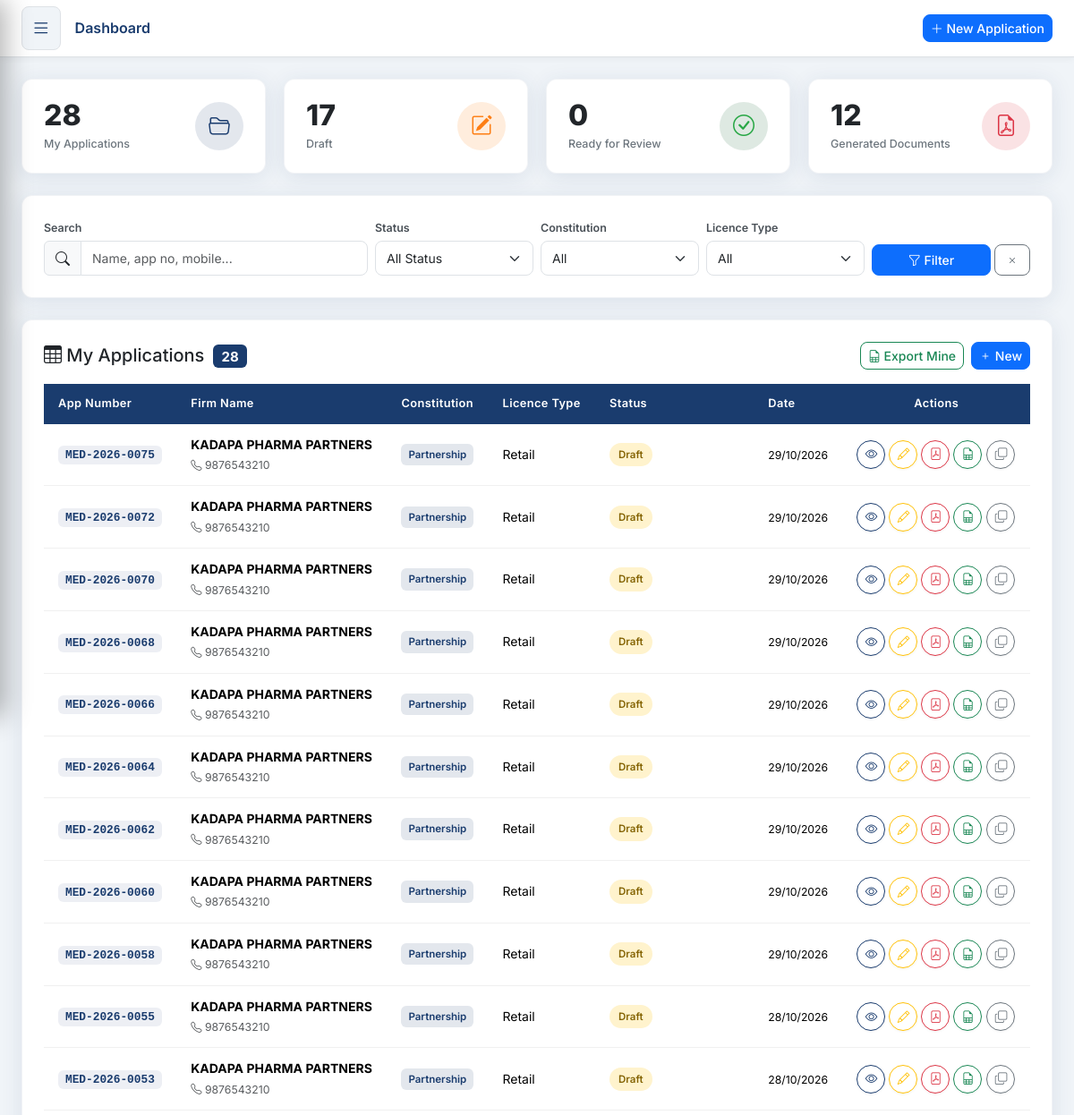
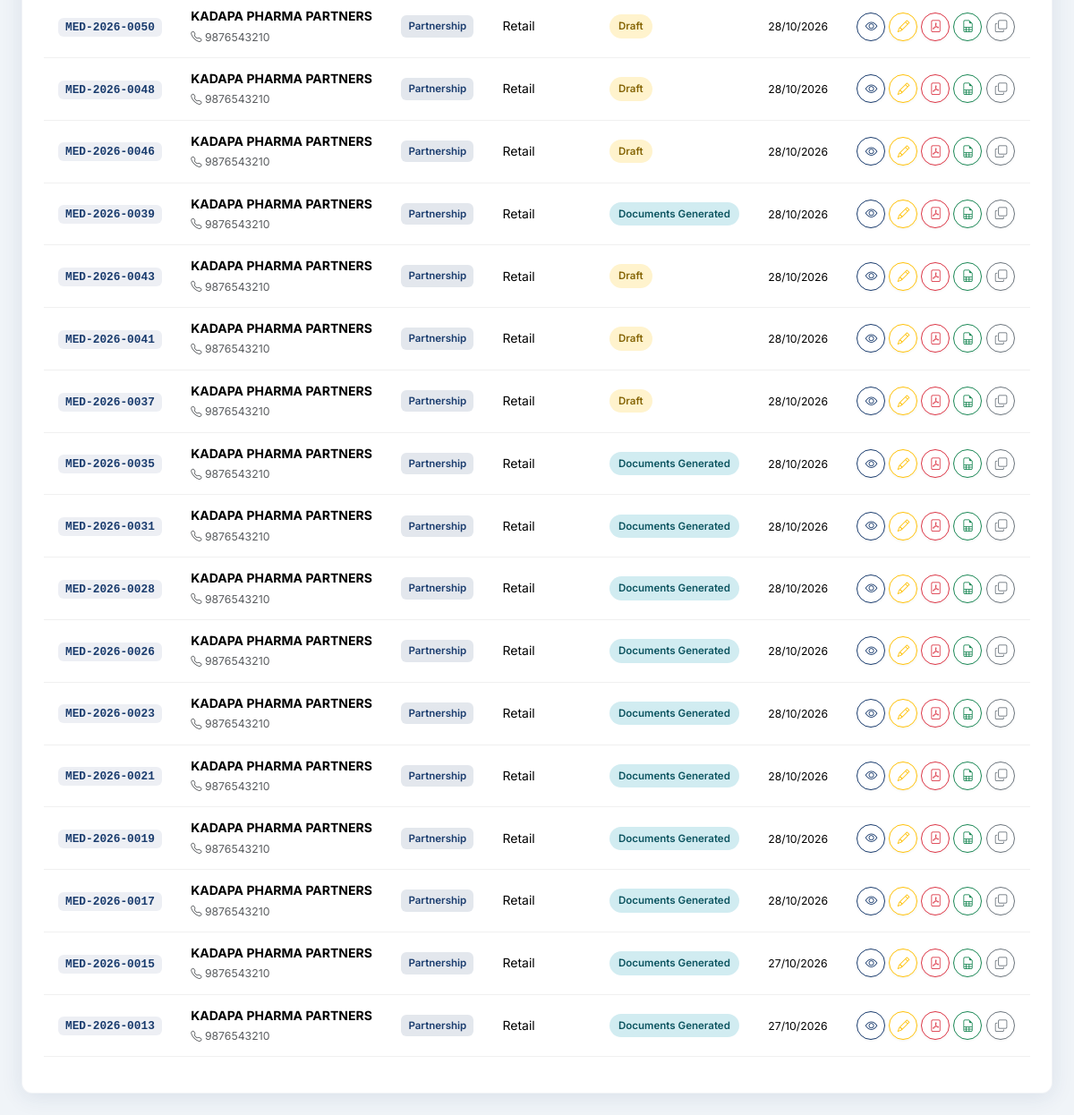
Before: / (signed in) with the older database file (2 pictures, top to bottom).
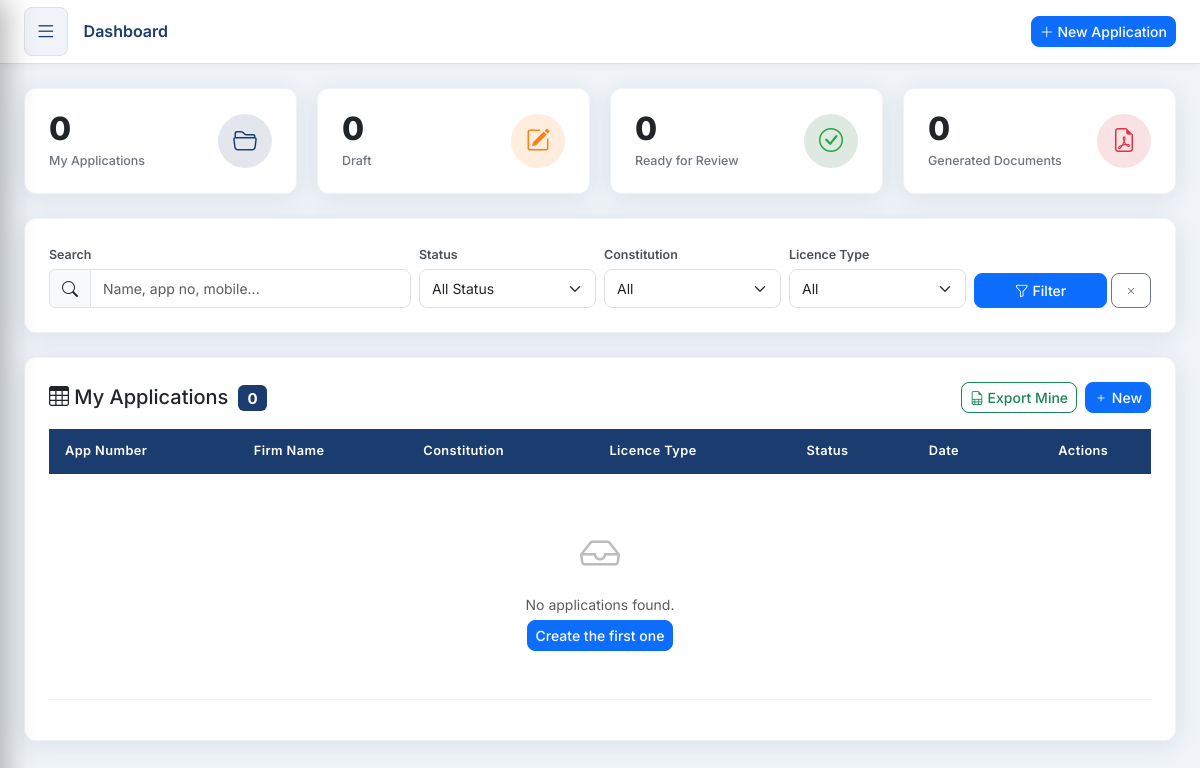
After: the same page with the newer database file.
### app/models/application.py (models this page shows, shortened)
class Application(db.Model):
    __tablename__ = 'applications'
    id = db.Column(db.Integer, primary_key=True)
    app_number = db.Column(db.String(20), unique=True, nullable=False, index=True)
    app_date = db.Column(db.Date, default=date.today)
    licence_category = db.Column(db.String(30), default='new')  # new
    licence_type = db.Column(db.String(20), nullable=False)     # retail | wholesale | both
    licence_forms = db.Column(db.String(100))                   # e.g. Form 20,Form 21
    status = db.Column(db.String(20), default='draft')
    business_constitution = db.Column(db.String(30))
    created_by = db.Column(db.Integer, db.ForeignKey('users.id'))
    created_at = db.Column(db.DateTime, default=lambda: datetime.now(timezone.utc))
    updated_at = db.Column(db.DateTime,
                           default=lambda: datetime.now(timezone.utc),
                           onupdate=lambda: datetime.now(timezone.utc))
    is_archived = db.Column(db.Boolean, default=False)
    creator = db.relationship('User', foreign_keys=[created_by])
    business_details = db.relationship('BusinessDetails', back_populates='application',
                                       uselist=False, cascade='all, delete-orphan')
    partners = db.relationship('Partner', back_populates='application',
                               cascade='all, delete-orphan', order_by='Partner.partner_number')
    premises = db.relationship('Premises', back_populates='application',
                               uselist=False, cascade='all, delete-orphan')
    building_owners = db.relationship('BuildingOwner', back_populates='application',
                                      cascade='all, delete-orphan',
                                      order_by='BuildingOwner.id')
    pharmacists = db.relationship('Pharmacist', back_populates='application',
                                  cascade='all, delete-orphan',
                                  order_by='Pharmacist.id')
    declarations = db.relationship('Declaration', back_populates='application',
                                   cascade='all, delete-orphan')
    payments = db.relationship('Payment', back_populates='application',
                               cascade='all, delete-orphan')
    attachments = db.relationship('Attachment', back_populates='application',
                                  cascade='all, delete-orphan')
    generated_documents = db.relationship('GeneratedDocument', back_populates='application',
                                          cascade='all, delete-orphan',
                                          order_by='GeneratedDocument.created_at.desc()')
    history = db.relationship('ApplicationHistory', back_populates='application',
                              cascade='all, delete-orphan',
                              order_by='ApplicationHistory.created_at.desc()')

### app/models/business_details.py (models this page shows, shortened)
class BusinessDetails(db.Model):
    __tablename__ = 'business_details'
    id = db.Column(db.Integer, primary_key=True)
    application_id = db.Column(db.Integer, db.ForeignKey('applications.id'),
                               nullable=False, unique=True)
    firm_name = db.Column(db.String(200))
    trading_name = db.Column(db.String(200))
    firm_reg_number = db.Column(db.String(100))
    gst_number = db.Column(db.String(30))
    pan = db.Column(db.String(20))
    email = db.Column(db.String(120))
    mobile = db.Column(db.String(15))
    alt_contact = db.Column(db.String(15))
    commencement_date = db.Column(db.Date, nullable=True)
    assessment_number = db.Column(db.String(50))
    door_number = db.Column(db.String(50))
    floor = db.Column(db.String(30))
    street = db.Column(db.String(200))
    village = db.Column(db.String(100))
    gram_panchayat = db.Column(db.String(100))
    mandal = db.Column(db.String(100))
    district = db.Column(db.String(100))
    state = db.Column(db.String(100))
    pincode = db.Column(db.String(10))
    full_address = db.Column(db.Text)
    proprietor_name = db.Column(db.String(200))
    proprietor_father_husband = db.Column(db.String(200))
    proprietor_dob = db.Column(db.Date, nullable=True)
    proprietor_residential_address = db.Column(db.Text)
    proprietor_mobile = db.Column(db.String(15))
    proprietor_email = db.Column(db.String(120))
    proprietor_pan = db.Column(db.String(20))
    proprietor_id_doc_details = db.Column(db.String(200))
    llp_name = db.Column(db.String(200))
    llpin = db.Column(db.String(50))
    llp_registration_date = db.Column(db.Date, nullable=True)
    llp_registered_office = db.Column(db.Text)
    llp_authorized_signatory = db.Column(db.String(200))
    company_name = db.Column(db.String(200))
    cin = db.Column(db.String(50))
    incorporation_date = db.Column(db.Date, nullable=True)
    company_registered_office = db.Column(db.Text)
    company_authorized_signatory = db.Column(db.String(200))
    deed_date = db.Column(db.Date, nullable=True)
    deed_registration_details = db.Column(db.String(200))
    deed_registered_office = db.Column(db.Text)
    other_constitution_desc = db.Column(db.String(200))
    application = db.relationship('Application', back_populates='business_details')

### app/dashboard/routes.py (the view, shortened to what this page needs)
@dashboard_bp.route('/')
@login_required
def index():
    q = request.args.get('q', '').strip()
    status_filter = request.args.get('status', '')
    constitution_filter = request.args.get('constitution', '')
    licence_filter = request.args.get('licence_type', '')
    query = Application.query.filter_by(is_archived=False)
    if current_user.role != 'admin':
        query = query.filter(Application.created_by == current_user.id)
    if status_filter:
        query = query.filter(Application.status == status_filter)
    if constitution_filter:
        query = query.filter(Application.business_constitution == constitution_filter)
    if licence_filter:
        query = query.filter(Application.licence_type == licence_filter)
    applications = query.order_by(Application.updated_at.desc()).all()
    if current_user.role != 'admin':
        total = Application.query.filter_by(is_archived=False, created_by=current_user.id).count()
        drafts = Application.query.filter_by(status='draft', is_archived=False, created_by=current_user.id).count()
        ready = Application.query.filter_by(status='ready', is_archived=False, created_by=current_user.id).count()
        generated = GeneratedDocument.query.join(Application).filter(
            Application.created_by == current_user.id,
            GeneratedDocument.status == 'current'
        ).count()
        recent = Application.query.filter_by(is_archived=False, created_by=current_user.id).order_by(
            Application.updated_at.desc()).limit(5).all()
    return render_template(
        'dashboard.html',
        applications=applications,
        total=total,
        drafts=drafts,
        ready=ready,
        generated=generated,
        recent=recent,
        q=q,
        status_filter=status_filter,
        constitution_filter=constitution_filter,
        licence_filter=licence_filter,
    )

### app/templates/dashboard.html (shortened to what this page needs)
{% extends 'base.html' %}
{% block page_title %}Dashboard{% endblock %}
{% block content %}
<div class="stats-grid">
    <div class="stat-card stat-total">
        <div class="stat-content">
            <div class="stat-value">{{ total }}</div>
            <div class="stat-label">{% if current_user.role == 'admin' %}Total Applications{% else %}My Applications{% endif %}</div>
        </div>
        <div class="stat-icon"><i class="bi bi-folder2-open"></i></div>
    </div>
    <div class="stat-card stat-draft">
        <div class="stat-content">
            <div class="stat-value">{{ drafts }}</div>
            <div class="stat-label">Draft</div>
        </div>
        <div class="stat-icon"><i class="bi bi-pencil-square"></i></div>
    </div>
    <div class="stat-card stat-ready">
        <div class="stat-content">
            <div class="stat-value">{{ ready }}</div>
            <div class="stat-label">Ready for Review</div>
        </div>
        <div class="stat-icon"><i class="bi bi-check-circle"></i></div>
    </div>
    <div class="stat-card stat-generated">
        <div class="stat-content">
            <div class="stat-value">{{ generated }}</div>
            <div class="stat-label">Generated Documents</div>
        </div>
        <div class="stat-icon"><i class="bi bi-file-earmark-pdf"></i></div>
    </div>
</div>
<div class="card-glass mb-4">
    <form method="GET" action="{{ url_for('dashboard.index') }}" class="filter-form">
        <div class="row g-2 align-items-end">
            <div class="col-md-4">
                <label class="form-label">Search</label>
                <div class="input-group">
                    <span class="input-group-text"><i class="bi bi-search"></i></span>
                    <input type="text" name="q" class="form-control" placeholder="Name, app no, mobile..." value="{{ q }}">
                </div>
            </div>
            <div class="col-md-2">
                <label class="form-label">Status</label>
                <select name="status" class="form-select">
                    <option value="">All Status</option>
                </select>
            </div>
            <div class="col-md-2">
                <label class="form-label">Constitution</label>
                <select name="constitution" class="form-select">
                    <option value="">All</option>
                </select>
            </div>
            <div class="col-md-2">
                <label class="form-label">Licence Type</label>
                <select name="licence_type" class="form-select">
                    <option value="">All</option>
                </select>
            </div>
            <div class="col-md-2">
                <label class="form-label">&nbsp;</label>
                <div class="d-flex gap-1">
                    <button type="submit" class="btn btn-primary flex-fill"><i class="bi bi-funnel"></i> Filter</button>
                    <a href="{{ url_for('dashboard.index') }}" class="btn btn-outline-secondary"><i class="bi bi-x"></i></a>
                </div>
            </div>
        </div>
    </form>
</div>
<div class="card-glass">
    <div class="d-flex justify-content-between align-items-center mb-3">
        <h5 class="mb-0"><i class="bi bi-table"></i> {% if current_user.role == 'admin' %}Applications{% else %}My Applications{% endif %} <span class="badge bg-navy ms-1">{{ applications|length }}</span></h5>
        <div class="d-flex gap-2">
            <a href="{{ url_for('exports.export_all') }}" class="btn btn-outline-success btn-sm btn-excel-sync" id="dashExcelSync" data-export-type="all" data-user-id="{{ current_user.id }}" data-user-role="{{ current_user.role }}">
                <i class="bi bi-file-earmark-spreadsheet"></i> <span class="excel-dash-text">{% if current_user.role == 'admin' %}Export All{% else %}Export Mine{% endif %}</span>
            </a>
            <a href="{{ url_for('applications.new_application') }}" class="btn btn-primary btn-sm">
                <i class="bi bi-plus"></i> New
            </a>
        </div>
    </div>
    <div class="table-responsive">
        <table class="table table-hover align-middle">
            <thead>
                <tr>
                    <th>App Number</th>
                    <th>Firm Name</th>
                    <th>Constitution</th>
                    <th>Licence Type</th>
                    <th>Status</th>
                    <th>Date</th>
                    <th class="text-center">Actions</th>
                </tr>
            </thead>
            <tbody>
            {% for app in applications %}
            <tr>
                <td><span class="app-number">{{ app.app_number }}</span></td>
                <td>
                    {% if app.business_details %}
                        <strong>{{ app.business_details.firm_name or app.business_details.trading_name or '—' }}</strong>
                        {% if app.business_details.mobile %}
                        <br><small class="text-muted"><i class="bi bi-telephone"></i> {{ app.business_details.mobile }}</small>
                        {% endif %}
                    {% else %}
                        <span class="text-muted">—</span>
                    {% endif %}
                </td>
                <td>
                    <span class="badge-constitution badge-{{ app.business_constitution or 'other' }}">
                        {{ (app.business_constitution or '—')|replace('_',' ')|title }}
                    </span>
                </td>
                <td>{{ (app.licence_type or '—')|title }}</td>
                <td><span class="status-badge status-{{ app.status }}">{{ (app.status or '')|replace('_',' ')|title }}</span></td>
                <td><small>{{ app.app_date.strftime('%d/%m/%Y') if app.app_date else '—' }}</small></td>
                <td>
                    <div class="btn-group btn-group-sm">
                        <a href="{{ url_for('applications.view_application', app_id=app.id) }}" class="btn btn-outline-navy" title="View"><i class="bi bi-eye"></i></a>
                        <a href="{{ url_for('applications.edit_application', app_id=app.id) }}" class="btn btn-outline-warning" title="Edit"><i class="bi bi-pencil"></i></a>
                        <a href="{{ url_for('pdf.preview', app_id=app.id) }}" class="btn btn-outline-danger" title="PDF Docs"><i class="bi bi-file-pdf"></i></a>
                        <a href="{{ url_for('exports.export_single', app_id=app.id) }}" class="btn btn-outline-success btn-excel-sync" data-export-type="single" data-app-id="{{ app.id }}" data-app-number="{{ app.app_number }}" title="Export / Update Excel"><i class="bi bi-file-earmark-spreadsheet"></i></a>
                        <form method="POST" action="{{ url_for('applications.duplicate_application', app_id=app.id) }}" class="d-inline">
                            <button type="submit" class="btn btn-outline-secondary" title="Duplicate"><i class="bi bi-copy"></i></button>
                        </form>
                    </div>
                </td>
            </tr>
            {% else %}
            <tr>
                <td colspan="7" class="text-center text-muted py-5">
                    <i class="bi bi-inbox" style="font-size:2.5rem;opacity:0.4"></i>
                    <p class="mt-2 mb-1">No applications found.</p>
                    <a href="{{ url_for('applications.new_application') }}" class="btn btn-primary btn-sm">Create the first one</a>
                </td>
            </tr>
            {% endfor %}
            </tbody>
        </table>
    </div>
</div>
{% endblock %}

### app/templates/base.html (shortened to what this page needs)
<!DOCTYPE html>
<html lang="en">
<head>
    <link href="https://cdn.jsdelivr.net/npm/bootstrap@5.3.2/dist/css/bootstrap.min.css" rel="stylesheet">
    <link href="https://cdn.jsdelivr.net/npm/bootstrap-icons@1.11.3/font/bootstrap-icons.min.css" rel="stylesheet">
    <link href="{{ url_for('static', filename='css/main.css') }}" rel="stylesheet">
</head>
<body>
{% if current_user.is_authenticated %}
<div class="main-wrapper" id="mainWrapper">
    <div class="topbar">
        <button class="sidebar-toggle" id="sidebarToggle" type="button" title="Open Sidebar" aria-label="Open Sidebar">
            <i class="bi bi-list"></i>
        </button>
        <div class="topbar-title">{% block page_title %}Dashboard{% endblock %}</div>
        <div class="topbar-actions">
            <a href="{{ url_for('applications.new_application') }}" class="btn btn-primary btn-sm">
                <i class="bi bi-plus-lg"></i> New Application
            </a>
        </div>
    </div>
    <main class="main-content">
        {% block content %}{% endblock %}
    </main>
</div>
{% else %}
    {% block auth_content %}{% endblock %}
{% endif %}
</body>
</html>

Changed rows visible on the page:
removed Application: app_number "MED-2026-0075", business_details "KADAPA PHARMA PARTNERS", business_details.mobile "9876543210", business_constitution "Partnership", licence_type "Retail", status "Draft", app_date "29/10/2026"
removed Application: app_number "MED-2026-0072", business_details "KADAPA PHARMA PARTNERS", business_details.mobile "9876543210", business_constitution "Partnership", licence_type "Retail", status "Draft", app_date "29/10/2026"
removed Application: app_number "MED-2026-0070", business_details "KADAPA PHARMA PARTNERS", business_details.mobile "9876543210", business_constitution "Partnership", licence_type "Retail", status "Draft", app_date "29/10/2026"
removed Application: app_number "MED-2026-0068", business_details "KADAPA PHARMA PARTNERS", business_details.mobile "9876543210", business_constitution "Partnership", licence_type "Retail", status "Draft", app_date "29/10/2026"
removed Application: app_number "MED-2026-0066", business_details "KADAPA PHARMA PARTNERS", business_details.mobile "9876543210", business_constitution "Partnership", licence_type "Retail", status "Draft", app_date "29/10/2026"
removed Application: app_number "MED-2026-0064", business_details "KADAPA PHARMA PARTNERS", business_details.mobile "9876543210", business_constitution "Partnership", licence_type "Retail", status "Draft", app_date "29/10/2026"
removed Application: app_number "MED-2026-0062", business_details "KADAPA PHARMA PARTNERS", business_details.mobile "9876543210", business_constitution "Partnership", licence_type "Retail", status "Draft", app_date "29/10/2026"
removed Application: app_number "MED-2026-0060", business_details "KADAPA PHARMA PARTNERS", business_details.mobile "9876543210", business_constitution "Partnership", licence_type "Retail", status "Draft", app_date "29/10/2026"
removed Application: app_number "MED-2026-0058", business_details "KADAPA PHARMA PARTNERS", business_details.mobile "9876543210", business_constitution "Partnership", licence_type "Retail", status "Draft", app_date "29/10/2026"
removed Application: app_number "MED-2026-0055", business_details "KADAPA PHARMA PARTNERS", business_details.mobile "9876543210", business_constitution "Partnership", licence_type "Retail", status "Draft", app_date "28/10/2026"
removed Application: app_number "MED-2026-0053", business_details "KADAPA PHARMA PARTNERS", business_details.mobile "9876543210", business_constitution "Partnership", licence_type "Retail", status "Draft", app_date "28/10/2026"
removed Application: app_number "MED-2026-0050", business_details "KADAPA PHARMA PARTNERS", business_details.mobile "9876543210", business_constitution "Partnership", licence_type "Retail", status "Draft", app_date "28/10/2026"
removed Application: app_number "MED-2026-0048", business_details "KADAPA PHARMA PARTNERS", business_details.mobile "9876543210", business_constitution "Partnership", licence_type "Retail", status "Draft", app_date "28/10/2026"
removed Application: app_number "MED-2026-0046", business_details "KADAPA PHARMA PARTNERS", business_details.mobile "9876543210", business_constitution "Partnership", licence_type "Retail", status "Draft", app_date "28/10/2026"
removed Application: app_number "MED-2026-0039", business_details "KADAPA PHARMA PARTNERS", business_details.mobile "9876543210", business_constitution "Partnership", licence_type "Retail", status "Documents Generated", app_date "28/10/2026"
removed Application: app_number "MED-2026-0043", business_details "KADAPA PHARMA PARTNERS", business_details.mobile "9876543210", business_constitution "Partnership", licence_type "Retail", status "Draft", app_date "28/10/2026"
removed Application: app_number "MED-2026-0041", business_details "KADAPA PHARMA PARTNERS", business_details.mobile "9876543210", business_constitution "Partnership", licence_type "Retail", status "Draft", app_date "28/10/2026"
removed Application: app_number "MED-2026-0037", business_details "KADAPA PHARMA PARTNERS", business_details.mobile "9876543210", business_constitution "Partnership", licence_type "Retail", status "Draft", app_date "28/10/2026"
removed Application: app_number "MED-2026-0035", business_details "KADAPA PHARMA PARTNERS", business_details.mobile "9876543210", business_constitution "Partnership", licence_type "Retail", status "Documents Generated", app_date "28/10/2026"
removed Application: app_number "MED-2026-0031", business_details "KADAPA PHARMA PARTNERS", business_details.mobile "9876543210", business_constitution "Partnership", licence_type "Retail", status "Documents Generated", app_date "28/10/2026"
removed Application: app_number "MED-2026-0028", business_details "KADAPA PHARMA PARTNERS", business_details.mobile "9876543210", business_constitution "Partnership", licence_type "Retail", status "Documents Generated", app_date "28/10/2026"
removed Application: app_number "MED-2026-0026", business_details "KADAPA PHARMA PARTNERS", business_details.mobile "9876543210", business_constitution "Partnership", licence_type "Retail", status "Documents Generated", app_date "28/10/2026"
removed Application: app_number "MED-2026-0023", business_details "KADAPA PHARMA PARTNERS", business_details.mobile "9876543210", business_constitution "Partnership", licence_type "Retail", status "Documents Generated", app_date "28/10/2026"
removed Application: app_number "MED-2026-0021", business_details "KADAPA PHARMA PARTNERS", business_details.mobile "9876543210", business_constitution "Partnership", licence_type "Retail", status "Documents Generated", app_date "28/10/2026"
removed Application: app_number "MED-2026-0019", business_details "KADAPA PHARMA PARTNERS", business_details.mobile "9876543210", business_constitution "Partnership", licence_type "Retail", status "Documents Generated", app_date "28/10/2026"
removed Application: app_number "MED-2026-0017", business_details "KADAPA PHARMA PARTNERS", business_details.mobile "9876543210", business_constitution "Partnership", licence_type "Retail", status "Documents Generated", app_date "28/10/2026"
removed Application: app_number "MED-2026-0015", business_details "KADAPA PHARMA PARTNERS", business_details.mobile "9876543210", business_constitution "Partnership", licence_type "Retail", status "Documents Generated", app_date "27/10/2026"
removed Application: app_number "MED-2026-0013", business_details "KADAPA PHARMA PARTNERS", business_details.mobile "9876543210", business_constitution "Partnership", licence_type "Retail", status "Documents Generated", app_date "27/10/2026"
Other visible differences:
{{ total }}: "28" → "0"
{{ drafts }}: "17" → "0"
{{ generated }}: "12" → "0"
{{ applications|length }}: "28" → "0"
text now shown: "No applications found. Create the first one"
